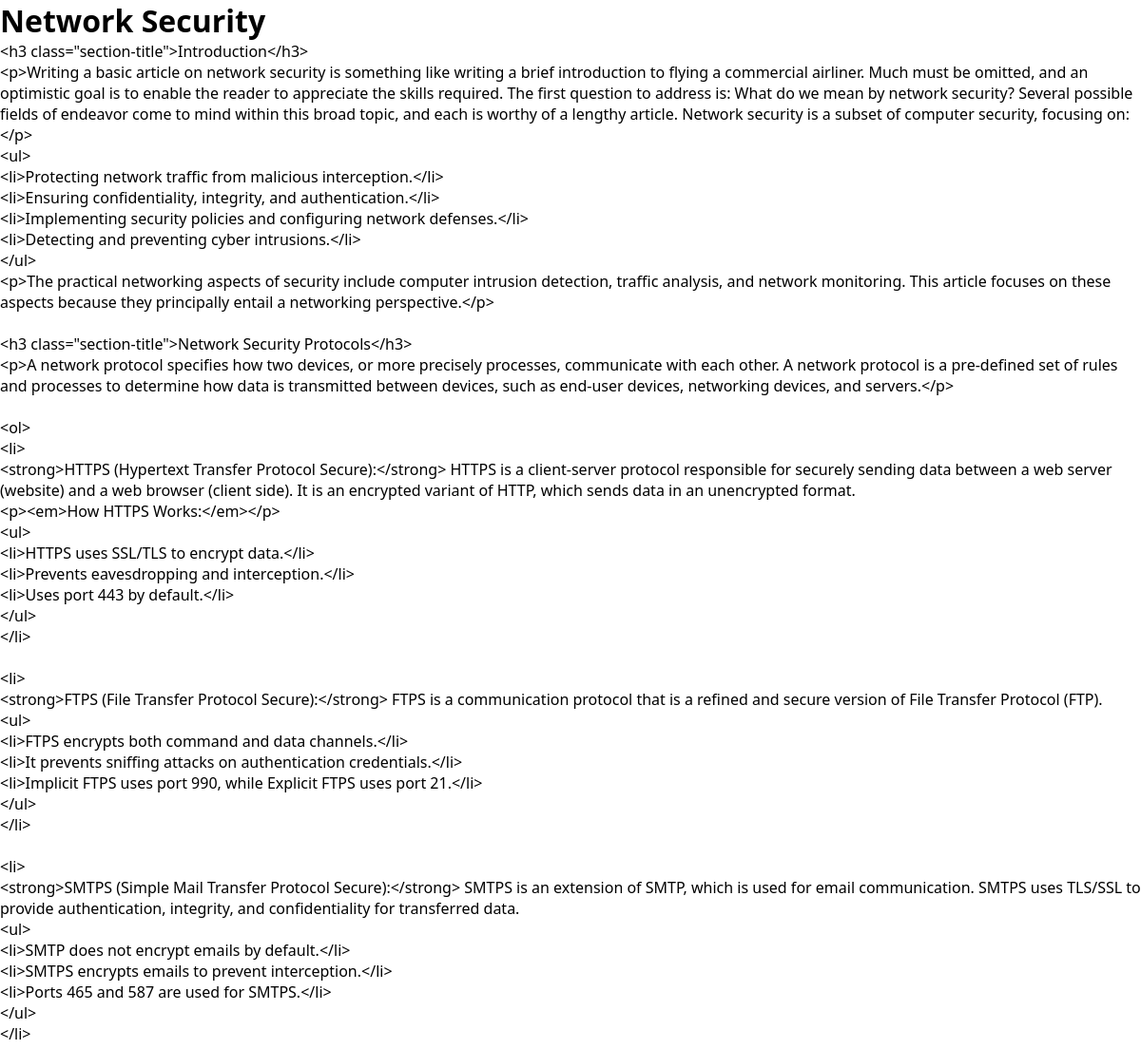
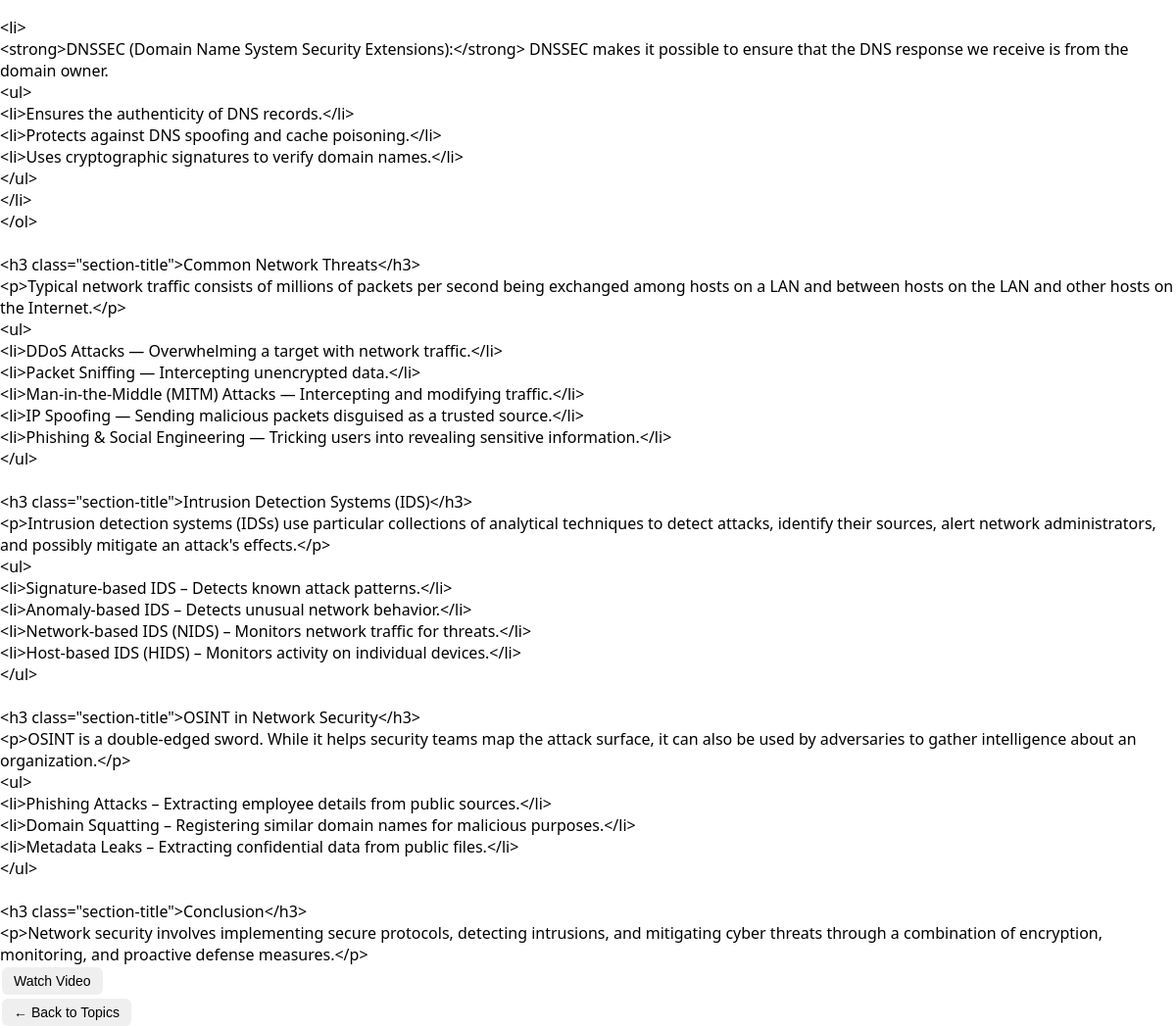
Screenshot of /CyberDefend/read_topic.php?id=1 with the database file from the repository (2 pictures, top to bottom).
### tables this page shows
CREATE TABLE IF NOT EXISTS topics (
  id int(11) NOT NULL AUTO_INCREMENT,
  title varchar(255) NOT NULL,
  short_description varchar(255) DEFAULT NULL,
  description text NOT NULL,
  video_link varchar(512) DEFAULT NULL,
  PRIMARY KEY (id)
);

### CyberDefend/read_topic.php (the view, shortened to what this page needs)
<?php
require_once 'db.php';
$topicId = intval($_GET['id']);
$stmt = $conn->prepare("SELECT * FROM topics WHERE id = ?");
$stmt->bind_param("i", $topicId);
$stmt->execute();
$result = $stmt->get_result();
$topic = $result->fetch_assoc();
?>
<!DOCTYPE html>
<html>
<head>
  <link rel="stylesheet" href="style.css">
</head>
<body class="topic-reader">
  <h1><?= htmlspecialchars($topic['title']) ?></h1>
  <div class="topic-full-content">
    <p><?= nl2br(htmlspecialchars($topic['description'])) ?></p>
  </div>
  <?php if (!empty($topic['video_link'])): ?>
    <p><a href="<?= htmlspecialchars($topic['video_link']) ?>" target="_blank"><button>Watch Video</button></a></p>
  <?php endif; ?>
  <a href="topics.php"><button>← Back to Topics</button></a>
</body>
</html>

### CyberDefend/style.css (style rules this page uses)
* { margin: 0; padding: 0; box-sizing: border-box; }
body, html { font-family: 'Segoe UI', Tahoma, Geneva, Verdana, sans-serif; height: 100%; display: flex; flex-direction: column; color: black; background: url('images/cyber-security.jpg') no-repeat center center fixed; background-size: cover; }
html, body { height: 100%; margin: 0; padding: 0; }
button { padding: 6px 12px; margin: 2px; border: none; border-radius: 6px; cursor: pointer; transition: 0.3s ease; font-size: 14px; }

### rows the page displays
topics: title "Network Security", description "<h3 class=\"section-title\">Introduction</h3> <p>Writing a basic article on network security is something like writing a brief introduction to flying a commercial airliner. Much must be omitted, and an optimistic goal is to enable the reader to appreciate the skills required. The first question to address is: What do we mean by network security? Several possible fields of endeavor come to mind within this broad topic, and each is worthy of a lengthy article. Network security is a subset of computer security, focusing on:</p> <ul> <li>Protecting network traffic from malicious interception.</li> <li>Ensuring confidentiality, integrity, and authentication.</li> <li>Implementing security policies…"
